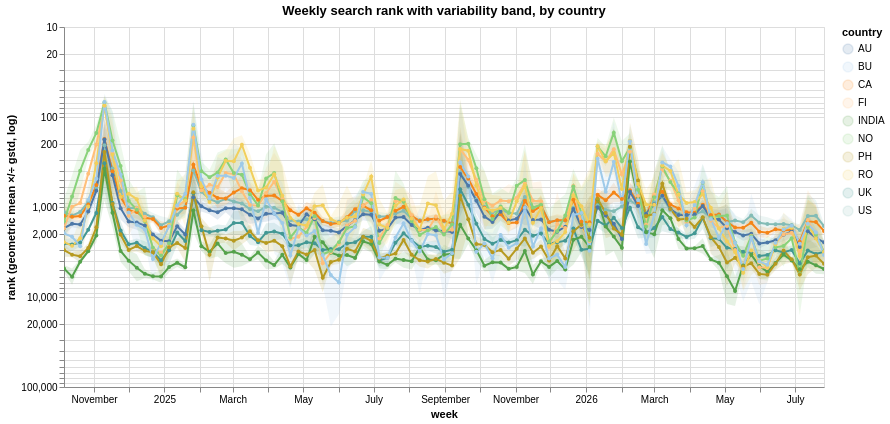

Write notebook code for a chart like this one.
### Markdown cell above
## Trumpology

### Code cell
# How multiple countries are bumping into the "Donald Trump" Name across wiki pages
plot_rank(multi_df_us).display()

### Figure 1 — Vega-Lite specification as saved in the notebook (floating-point values rounded to 4 significant figures; data arrays with more than 128 entries replaced by an {"elided": "..."} marker saying what was removed)
{"config": {"view": {"continuousWidth": 300, "continuousHeight": 300}}, "layer": [{"mark": {"type": "area"}, "encoding": {"color": {"field": "country", "scale": {"scheme": "tableau20"}, "title": "country", "type": "nominal"}, "opacity": {"condition": {"test": {"and": [{"param": "param_57"}, {"param": "param_58"}]}, "value": 0.15}, "value": 0.0}, "tooltip": [{"field": "country", "type": "nominal"}, {"field": "date", "type": "temporal"}, {"field": "center", "format": ".2f", "title": "value", "type": "quantitative"}], "x": {"field": "date", "title": "week", "type": "temporal"}, "y": {"field": "lower", "scale": {"reverse": true, "type": "log"}, "title": "rank (geometric mean ×/÷ gstd, log)", "type": "quantitative"}, "y2": {"field": "upper"}}, "name": "view_25"}, {"mark": {"type": "line", "point": {"size": 16}}, "encoding": {"color": {"field": "country", "scale": {"scheme": "tableau20"}, "title": "country", "type": "nominal"}, "opacity": {"condition": {"test": {"and": [{"param": "param_57"}, {"param": "param_58"}]}, "value": 1.0}, "value": 0.12}, "tooltip": [{"field": "country", "type": "nominal"}, {"field": "date", "type": "temporal"}, {"field": "center", "format": ".2f", "title": "value", "type": "quantitative"}], "x": {"field": "date", "type": "temporal"}, "y": {"field": "center", "scale": {"reverse": true, "type": "log"}, "type": "quantitative"}}}], "data": {"name": "data-a31a30ef02ff01ca1327379409e68505"}, "height": 360, "params": [{"name": "param_57", "select": {"type": "point", "fields": ["country"]}, "bind": "legend", "views": ["view_25"]}, {"name": "param_58", "select": {"type": "point", "clear": "dblclick", "fields": ["country"], "nearest": true, "on": "click"}, "views": ["view_25"]}, {"name": "param_59", "select": {"type": "interval", "encodings": ["x", "y"]}, "bind": "scales", "views": ["view_25"]}], "title": "Weekly search rank with variability band, by country", "width": 760, "$schema": "https://vega.github.io/schema/vega-lite/v5.20.1.json", "datasets": {"data-a31a30ef02ff01ca1327379409e68505": {"elided": "950 records"}}}
